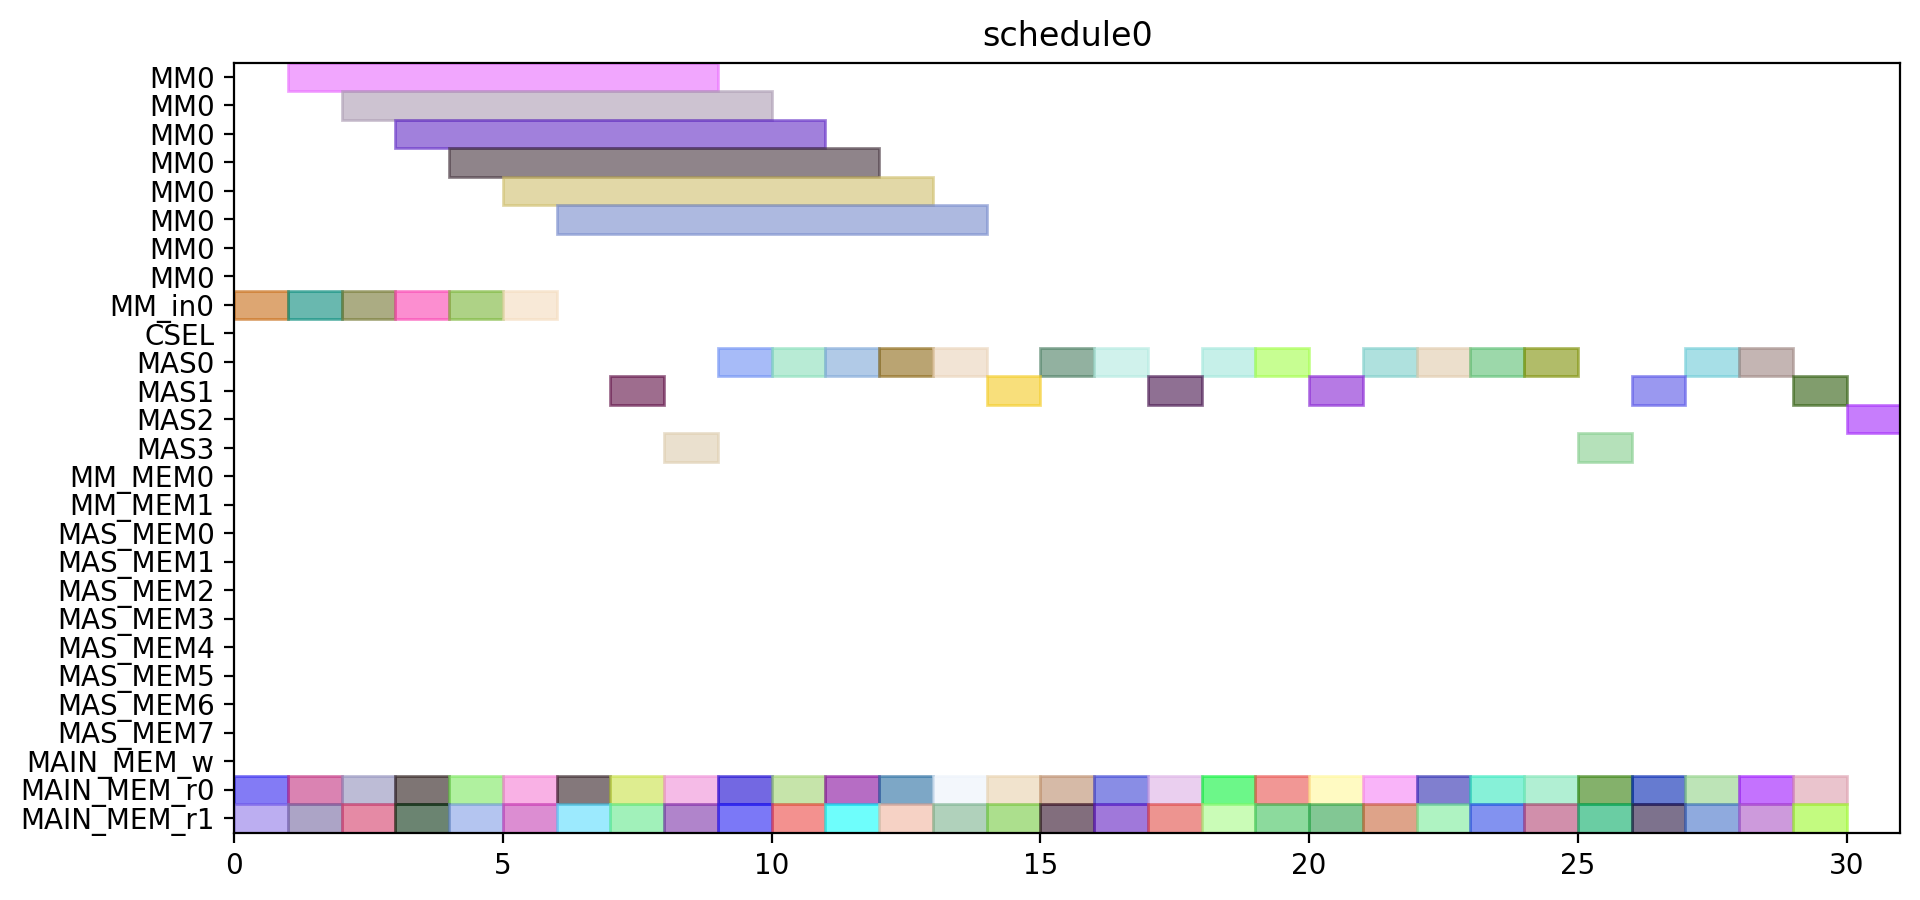

The script that drew this image:
from pyschedule import Scenario, solvers, plotters, alt


def solve():
	horizon = 149
	S = Scenario("schedule0", horizon=horizon)

	# resource
	MM = S.Resources('MM', num=1, size=8)
	MM_in = S.Resources('MM_in', num=1)
	CSEL = S.Resource('CSEL')
	MAS = S.Resources('MAS', num=4, size=1, periods=range(1, horizon))
	MM_MEM = S.Resources('MM_MEM', num=2)
	MAS_MEM = S.Resources('MAS_MEM', num=8)
	MAIN_MEM_w = S.Resource('MAIN_MEM_w', size=1)
	MAIN_MEM_r = S.Resources('MAIN_MEM_r', num=2)

	# result of previous scheduling

	# new tasks
	d_t0_a1_0 = S.Task('d_t0_a1_0', length=1, delay_cost=1)
	d_t0_a1_0 += alt(MAS)
	d_t0_a1_0_mem0 = S.Task('d_t0_a1_0_mem0', length=1, delay_cost=1)
	d_t0_a1_0_mem0 += MAIN_MEM_r[0]
	S += d_t0_a1_0_mem0 <= d_t0_a1_0

	d_t0_a1_0_mem1 = S.Task('d_t0_a1_0_mem1', length=1, delay_cost=1)
	d_t0_a1_0_mem1 += MAIN_MEM_r[1]
	S += d_t0_a1_0_mem1 <= d_t0_a1_0

	d_t0_a1_1 = S.Task('d_t0_a1_1', length=1, delay_cost=1)
	d_t0_a1_1 += alt(MAS)
	d_t0_a1_1_mem0 = S.Task('d_t0_a1_1_mem0', length=1, delay_cost=1)
	d_t0_a1_1_mem0 += MAIN_MEM_r[0]
	S += d_t0_a1_1_mem0 <= d_t0_a1_1

	d_t0_a1_1_mem1 = S.Task('d_t0_a1_1_mem1', length=1, delay_cost=1)
	d_t0_a1_1_mem1 += MAIN_MEM_r[1]
	S += d_t0_a1_1_mem1 <= d_t0_a1_1

	d_t0_t10 = S.Task('d_t0_t10', length=1, delay_cost=1)
	d_t0_t10 += alt(MAS)
	d_t0_t10_mem0 = S.Task('d_t0_t10_mem0', length=1, delay_cost=1)
	d_t0_t10_mem0 += MAIN_MEM_r[0]
	S += d_t0_t10_mem0 <= d_t0_t10

	d_t0_t10_mem1 = S.Task('d_t0_t10_mem1', length=1, delay_cost=1)
	d_t0_t10_mem1 += MAIN_MEM_r[1]
	S += d_t0_t10_mem1 <= d_t0_t10

	d_t0_t11 = S.Task('d_t0_t11', length=1, delay_cost=1)
	d_t0_t11 += alt(MAS)
	d_t0_t11_mem0 = S.Task('d_t0_t11_mem0', length=1, delay_cost=1)
	d_t0_t11_mem0 += MAIN_MEM_r[0]
	S += d_t0_t11_mem0 <= d_t0_t11

	d_t0_t11_mem1 = S.Task('d_t0_t11_mem1', length=1, delay_cost=1)
	d_t0_t11_mem1 += MAIN_MEM_r[1]
	S += d_t0_t11_mem1 <= d_t0_t11

	d_t0_t3_t0 = S.Task('d_t0_t3_t0', length=8, delay_cost=1)
	d_t0_t3_t0 += alt(MM)
	d_t0_t3_t0_in = S.Task('d_t0_t3_t0_in', length=1, delay_cost=1)
	d_t0_t3_t0_in += alt(MM_in)
	S += d_t0_t3_t0_in*MM_in[0]<=d_t0_t3_t0*MM[0]
	d_t0_t3_t0_mem0 = S.Task('d_t0_t3_t0_mem0', length=1, delay_cost=1)
	d_t0_t3_t0_mem0 += MAIN_MEM_r[0]
	S += d_t0_t3_t0_mem0 <= d_t0_t3_t0

	d_t0_t3_t0_mem1 = S.Task('d_t0_t3_t0_mem1', length=1, delay_cost=1)
	d_t0_t3_t0_mem1 += MAIN_MEM_r[1]
	S += d_t0_t3_t0_mem1 <= d_t0_t3_t0

	d_t0_t3_t1 = S.Task('d_t0_t3_t1', length=8, delay_cost=1)
	d_t0_t3_t1 += alt(MM)
	d_t0_t3_t1_in = S.Task('d_t0_t3_t1_in', length=1, delay_cost=1)
	d_t0_t3_t1_in += alt(MM_in)
	S += d_t0_t3_t1_in*MM_in[0]<=d_t0_t3_t1*MM[0]
	d_t0_t3_t1_mem0 = S.Task('d_t0_t3_t1_mem0', length=1, delay_cost=1)
	d_t0_t3_t1_mem0 += MAIN_MEM_r[0]
	S += d_t0_t3_t1_mem0 <= d_t0_t3_t1

	d_t0_t3_t1_mem1 = S.Task('d_t0_t3_t1_mem1', length=1, delay_cost=1)
	d_t0_t3_t1_mem1 += MAIN_MEM_r[1]
	S += d_t0_t3_t1_mem1 <= d_t0_t3_t1

	d_t0_t3_t2 = S.Task('d_t0_t3_t2', length=1, delay_cost=1)
	d_t0_t3_t2 += alt(MAS)
	d_t0_t3_t2_mem0 = S.Task('d_t0_t3_t2_mem0', length=1, delay_cost=1)
	d_t0_t3_t2_mem0 += MAIN_MEM_r[0]
	S += d_t0_t3_t2_mem0 <= d_t0_t3_t2

	d_t0_t3_t2_mem1 = S.Task('d_t0_t3_t2_mem1', length=1, delay_cost=1)
	d_t0_t3_t2_mem1 += MAIN_MEM_r[1]
	S += d_t0_t3_t2_mem1 <= d_t0_t3_t2

	d_t0_t3_t3 = S.Task('d_t0_t3_t3', length=1, delay_cost=1)
	d_t0_t3_t3 += alt(MAS)
	d_t0_t3_t3_mem0 = S.Task('d_t0_t3_t3_mem0', length=1, delay_cost=1)
	d_t0_t3_t3_mem0 += MAIN_MEM_r[0]
	S += d_t0_t3_t3_mem0 <= d_t0_t3_t3

	d_t0_t3_t3_mem1 = S.Task('d_t0_t3_t3_mem1', length=1, delay_cost=1)
	d_t0_t3_t3_mem1 += MAIN_MEM_r[1]
	S += d_t0_t3_t3_mem1 <= d_t0_t3_t3

	d_t1_a1_0 = S.Task('d_t1_a1_0', length=1, delay_cost=1)
	d_t1_a1_0 += alt(MAS)
	d_t1_a1_0_mem0 = S.Task('d_t1_a1_0_mem0', length=1, delay_cost=1)
	d_t1_a1_0_mem0 += MAIN_MEM_r[0]
	S += d_t1_a1_0_mem0 <= d_t1_a1_0

	d_t1_a1_0_mem1 = S.Task('d_t1_a1_0_mem1', length=1, delay_cost=1)
	d_t1_a1_0_mem1 += MAIN_MEM_r[1]
	S += d_t1_a1_0_mem1 <= d_t1_a1_0

	d_t1_a1_1 = S.Task('d_t1_a1_1', length=1, delay_cost=1)
	d_t1_a1_1 += alt(MAS)
	d_t1_a1_1_mem0 = S.Task('d_t1_a1_1_mem0', length=1, delay_cost=1)
	d_t1_a1_1_mem0 += MAIN_MEM_r[0]
	S += d_t1_a1_1_mem0 <= d_t1_a1_1

	d_t1_a1_1_mem1 = S.Task('d_t1_a1_1_mem1', length=1, delay_cost=1)
	d_t1_a1_1_mem1 += MAIN_MEM_r[1]
	S += d_t1_a1_1_mem1 <= d_t1_a1_1

	d_t1_t10 = S.Task('d_t1_t10', length=1, delay_cost=1)
	d_t1_t10 += alt(MAS)
	d_t1_t10_mem0 = S.Task('d_t1_t10_mem0', length=1, delay_cost=1)
	d_t1_t10_mem0 += MAIN_MEM_r[0]
	S += d_t1_t10_mem0 <= d_t1_t10

	d_t1_t10_mem1 = S.Task('d_t1_t10_mem1', length=1, delay_cost=1)
	d_t1_t10_mem1 += MAIN_MEM_r[1]
	S += d_t1_t10_mem1 <= d_t1_t10

	d_t1_t11 = S.Task('d_t1_t11', length=1, delay_cost=1)
	d_t1_t11 += alt(MAS)
	d_t1_t11_mem0 = S.Task('d_t1_t11_mem0', length=1, delay_cost=1)
	d_t1_t11_mem0 += MAIN_MEM_r[0]
	S += d_t1_t11_mem0 <= d_t1_t11

	d_t1_t11_mem1 = S.Task('d_t1_t11_mem1', length=1, delay_cost=1)
	d_t1_t11_mem1 += MAIN_MEM_r[1]
	S += d_t1_t11_mem1 <= d_t1_t11

	d_t1_t3_t0 = S.Task('d_t1_t3_t0', length=8, delay_cost=1)
	d_t1_t3_t0 += alt(MM)
	d_t1_t3_t0_in = S.Task('d_t1_t3_t0_in', length=1, delay_cost=1)
	d_t1_t3_t0_in += alt(MM_in)
	S += d_t1_t3_t0_in*MM_in[0]<=d_t1_t3_t0*MM[0]
	d_t1_t3_t0_mem0 = S.Task('d_t1_t3_t0_mem0', length=1, delay_cost=1)
	d_t1_t3_t0_mem0 += MAIN_MEM_r[0]
	S += d_t1_t3_t0_mem0 <= d_t1_t3_t0

	d_t1_t3_t0_mem1 = S.Task('d_t1_t3_t0_mem1', length=1, delay_cost=1)
	d_t1_t3_t0_mem1 += MAIN_MEM_r[1]
	S += d_t1_t3_t0_mem1 <= d_t1_t3_t0

	d_t1_t3_t1 = S.Task('d_t1_t3_t1', length=8, delay_cost=1)
	d_t1_t3_t1 += alt(MM)
	d_t1_t3_t1_in = S.Task('d_t1_t3_t1_in', length=1, delay_cost=1)
	d_t1_t3_t1_in += alt(MM_in)
	S += d_t1_t3_t1_in*MM_in[0]<=d_t1_t3_t1*MM[0]
	d_t1_t3_t1_mem0 = S.Task('d_t1_t3_t1_mem0', length=1, delay_cost=1)
	d_t1_t3_t1_mem0 += MAIN_MEM_r[0]
	S += d_t1_t3_t1_mem0 <= d_t1_t3_t1

	d_t1_t3_t1_mem1 = S.Task('d_t1_t3_t1_mem1', length=1, delay_cost=1)
	d_t1_t3_t1_mem1 += MAIN_MEM_r[1]
	S += d_t1_t3_t1_mem1 <= d_t1_t3_t1

	d_t1_t3_t2 = S.Task('d_t1_t3_t2', length=1, delay_cost=1)
	d_t1_t3_t2 += alt(MAS)
	d_t1_t3_t2_mem0 = S.Task('d_t1_t3_t2_mem0', length=1, delay_cost=1)
	d_t1_t3_t2_mem0 += MAIN_MEM_r[0]
	S += d_t1_t3_t2_mem0 <= d_t1_t3_t2

	d_t1_t3_t2_mem1 = S.Task('d_t1_t3_t2_mem1', length=1, delay_cost=1)
	d_t1_t3_t2_mem1 += MAIN_MEM_r[1]
	S += d_t1_t3_t2_mem1 <= d_t1_t3_t2

	d_t1_t3_t3 = S.Task('d_t1_t3_t3', length=1, delay_cost=1)
	d_t1_t3_t3 += alt(MAS)
	d_t1_t3_t3_mem0 = S.Task('d_t1_t3_t3_mem0', length=1, delay_cost=1)
	d_t1_t3_t3_mem0 += MAIN_MEM_r[0]
	S += d_t1_t3_t3_mem0 <= d_t1_t3_t3

	d_t1_t3_t3_mem1 = S.Task('d_t1_t3_t3_mem1', length=1, delay_cost=1)
	d_t1_t3_t3_mem1 += MAIN_MEM_r[1]
	S += d_t1_t3_t3_mem1 <= d_t1_t3_t3

	d_t2_a1_0 = S.Task('d_t2_a1_0', length=1, delay_cost=1)
	d_t2_a1_0 += alt(MAS)
	d_t2_a1_0_mem0 = S.Task('d_t2_a1_0_mem0', length=1, delay_cost=1)
	d_t2_a1_0_mem0 += MAIN_MEM_r[0]
	S += d_t2_a1_0_mem0 <= d_t2_a1_0

	d_t2_a1_0_mem1 = S.Task('d_t2_a1_0_mem1', length=1, delay_cost=1)
	d_t2_a1_0_mem1 += MAIN_MEM_r[1]
	S += d_t2_a1_0_mem1 <= d_t2_a1_0

	d_t2_a1_1 = S.Task('d_t2_a1_1', length=1, delay_cost=1)
	d_t2_a1_1 += alt(MAS)
	d_t2_a1_1_mem0 = S.Task('d_t2_a1_1_mem0', length=1, delay_cost=1)
	d_t2_a1_1_mem0 += MAIN_MEM_r[0]
	S += d_t2_a1_1_mem0 <= d_t2_a1_1

	d_t2_a1_1_mem1 = S.Task('d_t2_a1_1_mem1', length=1, delay_cost=1)
	d_t2_a1_1_mem1 += MAIN_MEM_r[1]
	S += d_t2_a1_1_mem1 <= d_t2_a1_1

	d_t2_t10 = S.Task('d_t2_t10', length=1, delay_cost=1)
	d_t2_t10 += alt(MAS)
	d_t2_t10_mem0 = S.Task('d_t2_t10_mem0', length=1, delay_cost=1)
	d_t2_t10_mem0 += MAIN_MEM_r[0]
	S += d_t2_t10_mem0 <= d_t2_t10

	d_t2_t10_mem1 = S.Task('d_t2_t10_mem1', length=1, delay_cost=1)
	d_t2_t10_mem1 += MAIN_MEM_r[1]
	S += d_t2_t10_mem1 <= d_t2_t10

	d_t2_t11 = S.Task('d_t2_t11', length=1, delay_cost=1)
	d_t2_t11 += alt(MAS)
	d_t2_t11_mem0 = S.Task('d_t2_t11_mem0', length=1, delay_cost=1)
	d_t2_t11_mem0 += MAIN_MEM_r[0]
	S += d_t2_t11_mem0 <= d_t2_t11

	d_t2_t11_mem1 = S.Task('d_t2_t11_mem1', length=1, delay_cost=1)
	d_t2_t11_mem1 += MAIN_MEM_r[1]
	S += d_t2_t11_mem1 <= d_t2_t11

	d_t2_t3_t0 = S.Task('d_t2_t3_t0', length=8, delay_cost=1)
	d_t2_t3_t0 += alt(MM)
	d_t2_t3_t0_in = S.Task('d_t2_t3_t0_in', length=1, delay_cost=1)
	d_t2_t3_t0_in += alt(MM_in)
	S += d_t2_t3_t0_in*MM_in[0]<=d_t2_t3_t0*MM[0]
	d_t2_t3_t0_mem0 = S.Task('d_t2_t3_t0_mem0', length=1, delay_cost=1)
	d_t2_t3_t0_mem0 += MAIN_MEM_r[0]
	S += d_t2_t3_t0_mem0 <= d_t2_t3_t0

	d_t2_t3_t0_mem1 = S.Task('d_t2_t3_t0_mem1', length=1, delay_cost=1)
	d_t2_t3_t0_mem1 += MAIN_MEM_r[1]
	S += d_t2_t3_t0_mem1 <= d_t2_t3_t0

	d_t2_t3_t1 = S.Task('d_t2_t3_t1', length=8, delay_cost=1)
	d_t2_t3_t1 += alt(MM)
	d_t2_t3_t1_in = S.Task('d_t2_t3_t1_in', length=1, delay_cost=1)
	d_t2_t3_t1_in += alt(MM_in)
	S += d_t2_t3_t1_in*MM_in[0]<=d_t2_t3_t1*MM[0]
	d_t2_t3_t1_mem0 = S.Task('d_t2_t3_t1_mem0', length=1, delay_cost=1)
	d_t2_t3_t1_mem0 += MAIN_MEM_r[0]
	S += d_t2_t3_t1_mem0 <= d_t2_t3_t1

	d_t2_t3_t1_mem1 = S.Task('d_t2_t3_t1_mem1', length=1, delay_cost=1)
	d_t2_t3_t1_mem1 += MAIN_MEM_r[1]
	S += d_t2_t3_t1_mem1 <= d_t2_t3_t1

	d_t2_t3_t2 = S.Task('d_t2_t3_t2', length=1, delay_cost=1)
	d_t2_t3_t2 += alt(MAS)
	d_t2_t3_t2_mem0 = S.Task('d_t2_t3_t2_mem0', length=1, delay_cost=1)
	d_t2_t3_t2_mem0 += MAIN_MEM_r[0]
	S += d_t2_t3_t2_mem0 <= d_t2_t3_t2

	d_t2_t3_t2_mem1 = S.Task('d_t2_t3_t2_mem1', length=1, delay_cost=1)
	d_t2_t3_t2_mem1 += MAIN_MEM_r[1]
	S += d_t2_t3_t2_mem1 <= d_t2_t3_t2

	d_t2_t3_t3 = S.Task('d_t2_t3_t3', length=1, delay_cost=1)
	d_t2_t3_t3 += alt(MAS)
	d_t2_t3_t3_mem0 = S.Task('d_t2_t3_t3_mem0', length=1, delay_cost=1)
	d_t2_t3_t3_mem0 += MAIN_MEM_r[0]
	S += d_t2_t3_t3_mem0 <= d_t2_t3_t3

	d_t2_t3_t3_mem1 = S.Task('d_t2_t3_t3_mem1', length=1, delay_cost=1)
	d_t2_t3_t3_mem1 += MAIN_MEM_r[1]
	S += d_t2_t3_t3_mem1 <= d_t2_t3_t3

	d_t3000 = S.Task('d_t3000', length=1, delay_cost=1)
	d_t3000 += alt(MAS)
	d_t3000_mem0 = S.Task('d_t3000_mem0', length=1, delay_cost=1)
	d_t3000_mem0 += MAIN_MEM_r[0]
	S += d_t3000_mem0 <= d_t3000

	d_t3000_mem1 = S.Task('d_t3000_mem1', length=1, delay_cost=1)
	d_t3000_mem1 += MAIN_MEM_r[1]
	S += d_t3000_mem1 <= d_t3000

	d_t3001 = S.Task('d_t3001', length=1, delay_cost=1)
	d_t3001 += alt(MAS)
	d_t3001_mem0 = S.Task('d_t3001_mem0', length=1, delay_cost=1)
	d_t3001_mem0 += MAIN_MEM_r[0]
	S += d_t3001_mem0 <= d_t3001

	d_t3001_mem1 = S.Task('d_t3001_mem1', length=1, delay_cost=1)
	d_t3001_mem1 += MAIN_MEM_r[1]
	S += d_t3001_mem1 <= d_t3001

	d_t3010 = S.Task('d_t3010', length=1, delay_cost=1)
	d_t3010 += alt(MAS)
	d_t3010_mem0 = S.Task('d_t3010_mem0', length=1, delay_cost=1)
	d_t3010_mem0 += MAIN_MEM_r[0]
	S += d_t3010_mem0 <= d_t3010

	d_t3010_mem1 = S.Task('d_t3010_mem1', length=1, delay_cost=1)
	d_t3010_mem1 += MAIN_MEM_r[1]
	S += d_t3010_mem1 <= d_t3010

	d_t3011 = S.Task('d_t3011', length=1, delay_cost=1)
	d_t3011 += alt(MAS)
	d_t3011_mem0 = S.Task('d_t3011_mem0', length=1, delay_cost=1)
	d_t3011_mem0 += MAIN_MEM_r[0]
	S += d_t3011_mem0 <= d_t3011

	d_t3011_mem1 = S.Task('d_t3011_mem1', length=1, delay_cost=1)
	d_t3011_mem1 += MAIN_MEM_r[1]
	S += d_t3011_mem1 <= d_t3011

	d_t4000 = S.Task('d_t4000', length=1, delay_cost=1)
	d_t4000 += alt(MAS)
	d_t4000_mem0 = S.Task('d_t4000_mem0', length=1, delay_cost=1)
	d_t4000_mem0 += MAIN_MEM_r[0]
	S += d_t4000_mem0 <= d_t4000

	d_t4000_mem1 = S.Task('d_t4000_mem1', length=1, delay_cost=1)
	d_t4000_mem1 += MAIN_MEM_r[1]
	S += d_t4000_mem1 <= d_t4000

	d_t4001 = S.Task('d_t4001', length=1, delay_cost=1)
	d_t4001 += alt(MAS)
	d_t4001_mem0 = S.Task('d_t4001_mem0', length=1, delay_cost=1)
	d_t4001_mem0 += MAIN_MEM_r[0]
	S += d_t4001_mem0 <= d_t4001

	d_t4001_mem1 = S.Task('d_t4001_mem1', length=1, delay_cost=1)
	d_t4001_mem1 += MAIN_MEM_r[1]
	S += d_t4001_mem1 <= d_t4001

	solvers.mip.solve(S,msg=1,kind='CPLEX',ratio_gap=1.01)

	solution = [['hoge']*len(S.solution()[1]) for i in range(len(S.solution()))]
	for i in range(len(S.solution())):
		for j in range(len(S.solution()[i])):
			solution[i][j]=str(S.solution()[i][j])
	print(solution)

	cycles = int(solution[-1][3])

	pic_file_name = "/home/mfukuda/ABE/multiRAM_multiMAS_16mux/scheduling_result/stage8MM1_stage1MAS4/FP12_LADDERMUL/schedule0.png"
	if(S.solution() != []):
		plotters.matplotlib.plot(S,img_filename=pic_file_name, show_task_labels=False, fig_size=(cycles*0.25+3, 5))

	return solution
